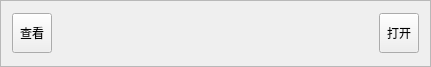
<?xml version="1.0" encoding="UTF-8"?>
<ui version="4.0">
 <class>proListItem</class>
 <widget class="QWidget" name="proListItem">
  <property name="geometry">
   <rect>
    <x>0</x>
    <y>0</y>
    <width>431</width>
    <height>67</height>
   </rect>
  </property>
  <property name="windowTitle">
   <string>proListItem</string>
  </property>
  <layout class="QGridLayout" name="gridLayout_2">
   <property name="leftMargin">
    <number>0</number>
   </property>
   <property name="topMargin">
    <number>0</number>
   </property>
   <property name="rightMargin">
    <number>0</number>
   </property>
   <property name="bottomMargin">
    <number>0</number>
   </property>
   <property name="spacing">
    <number>0</number>
   </property>
   <item row="0" column="0">
    <widget class="QFrame" name="frame">
     <property name="frameShape">
      <enum>QFrame::StyledPanel</enum>
     </property>
     <property name="frameShadow">
      <enum>QFrame::Raised</enum>
     </property>
     <layout class="QGridLayout" name="gridLayout">
      <item row="0" column="0">
       <layout class="QHBoxLayout" name="horizontalLayout">
        <item>
         <widget class="QToolButton" name="toolButton_status">
          <property name="minimumSize">
           <size>
            <width>40</width>
            <height>40</height>
           </size>
          </property>
          <property name="text">
           <string>查看</string>
          </property>
          <property name="checkable">
           <bool>false</bool>
          </property>
         </widget>
        </item>
        <item>
         <widget class="QLabel" name="label_proName">
          <property name="styleSheet">
           <string notr="true">color: rgb(255, 255, 255);</string>
          </property>
          <property name="text">
           <string/>
          </property>
          <property name="alignment">
           <set>Qt::AlignCenter</set>
          </property>
         </widget>
        </item>
        <item>
         <widget class="QToolButton" name="toolButton_select">
          <property name="minimumSize">
           <size>
            <width>40</width>
            <height>40</height>
           </size>
          </property>
          <property name="text">
           <string>打开</string>
          </property>
          <property name="checkable">
           <bool>false</bool>
          </property>
         </widget>
        </item>
       </layout>
      </item>
     </layout>
    </widget>
   </item>
  </layout>
 </widget>
 <layoutdefault spacing="6" margin="11"/>
 <resources/>
 <connections/>
</ui>
